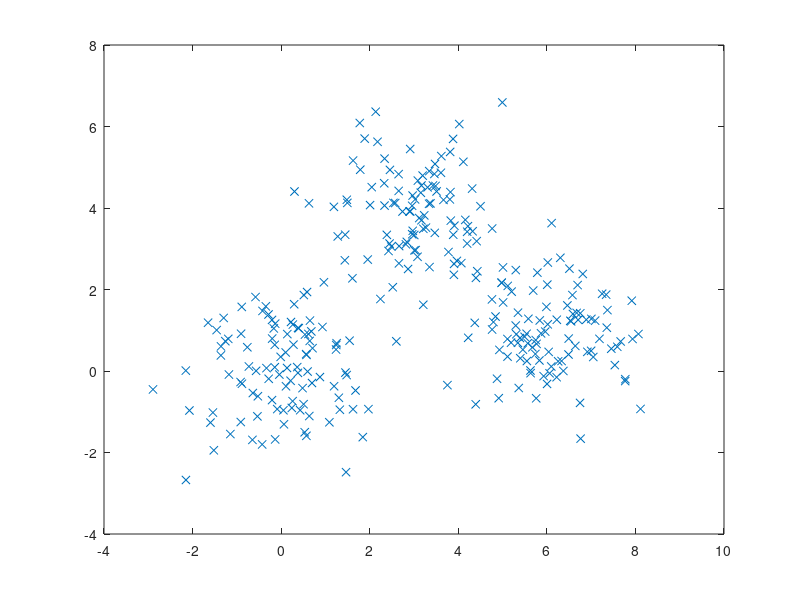

MATLAB code for this plot:
clc;
clear;
close all;

M = [0 0
     3 4
     6 1];

k=size(M,1);

N = 100;

sigma = 1;

X = [];
for j=1:k
    
    mj=M(j,:);
    
    Xj = mvnrnd(mj, sigma*ones(size(mj)), N);
    
    X=[X
       Xj];
end

plot(X(:,1),X(:,2),'x');

save('mydata', 'X');
